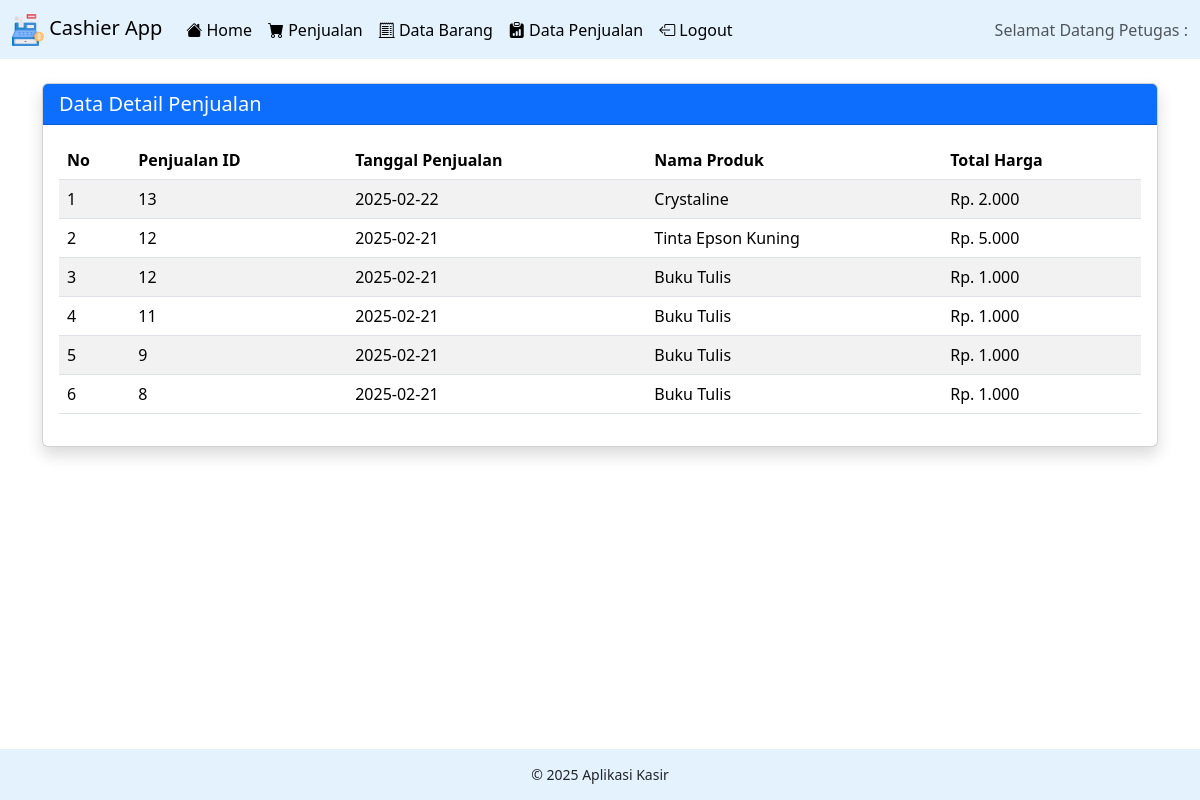
Page /pages/petugas/data-penjualan.php on the committed database.
### tables this page shows
CREATE TABLE `detailpenjualan` (
  `DetailID` int(11) NOT NULL,
  `PenjualanID` int(11) NOT NULL,
  `TanggalPenjualan` date NOT NULL,
  `NamaProduk` varchar(255) NOT NULL,
  `TotalHarga` int(50) NOT NULL
);

### pages/petugas/data-penjualan.php (the view, shortened to what this page needs)
<?php
include '../../config/navbar-petugas.php';
include '../../config/koneksi.php';
?>
<!DOCTYPE html>
<html lang="en">
<head>
    <link rel="stylesheet" href="../../css/style.css">
    <link href="https://cdn.jsdelivr.net/npm/bootstrap@5.3.3/dist/css/bootstrap.min.css" rel="stylesheet">
</head>
<body>
    <div class="container mt-4">
        <div class="card shadow rounded">
            <div class="card-header bg-primary text-white d-flex justify-content-between">
                <h5 class="mb-0">Data Detail Penjualan</h5>
            </div>
            <div class="card-body">
                <div class="table-responsive">
                    <table class="table table-striped table-hover">
                        <thead class="table" style="background-color: #e3f2fd;">
                            <tr>
                                <th>No</th>
                                <th>Penjualan ID</th>
                                <th>Tanggal Penjualan</th>
                                <th>Nama Produk</th>
                                <th>Total Harga</th>
                            </tr>
                        </thead>
                        <tbody>
                            <?php
                            $no = 1;
                            $query = "SELECT * FROM detailpenjualan ORDER BY DetailID DESC";
                            $data = mysqli_query($conn, $query);
                            while ($d = mysqli_fetch_assoc($data)) { ?>
                                <tr>
                                    <td><?php echo $no++; ?></td>
                                    <td><?php echo $d['PenjualanID']; ?></td>
                                    <td><?php echo $d['TanggalPenjualan']; ?></td>
                                    <td><?php echo $d['NamaProduk']; ?></td>
                                    <td>Rp. <?php echo number_format($d['TotalHarga'], 0, ',', '.'); ?></td>
                                </tr>
                            <?php } ?>
                        </tbody>
                    </table>
                </div>
            </div>
        </div>
    </div>
    <footer class="footer">
        &copy; 2025 Aplikasi Kasir
    </footer>
</body>
</html>

### css/style.css (style rules this page uses)
.footer { background-color: #e3f2fd; text-align: center; padding: 15px; font-size: 14px; position: absolute; bottom: 0; width: 100%; }
body { display: flex; flex-direction: column; min-height: 100vh; position: relative; }

### rows in the picture
detailpenjualan: PenjualanID "13", TanggalPenjualan "2025-02-22", NamaProduk "Crystaline", TotalHarga "2.000"
detailpenjualan: PenjualanID "12", TanggalPenjualan "2025-02-21", NamaProduk "Tinta Epson Kuning", TotalHarga "5.000"
detailpenjualan: PenjualanID "12", TanggalPenjualan "2025-02-21", NamaProduk "Buku Tulis", TotalHarga "1.000"
detailpenjualan: PenjualanID "11", TanggalPenjualan "2025-02-21", NamaProduk "Buku Tulis", TotalHarga "1.000"
detailpenjualan: PenjualanID "9", TanggalPenjualan "2025-02-21", NamaProduk "Buku Tulis", TotalHarga "1.000"
detailpenjualan: PenjualanID "8", TanggalPenjualan "2025-02-21", NamaProduk "Buku Tulis", TotalHarga "1.000"
